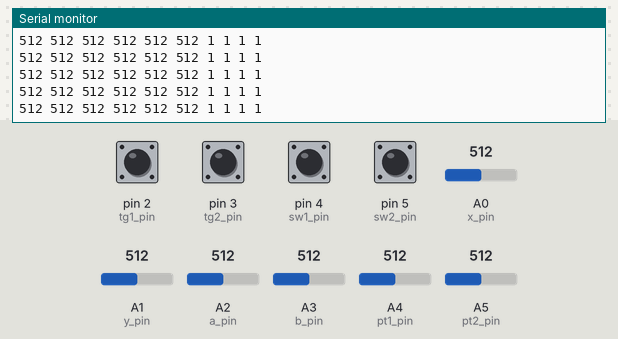
The sketch below on a simulated Arduino Uno, built with avr-gcc and run on an emulated ATmega328P. Shown: the last lines printed to the serial monitor. The test bench sets the inputs (shaded band); at power-on: pin 2 (tg1_pin), pin 3 (tg2_pin), pin 4 (sw1_pin), pin 5 (sw2_pin) HIGH, A0 (x_pin) = 512, A1 (y_pin) = 512, A2 (a_pin) = 512, A3 (b_pin) = 512, A4 (pt1_pin) = 512, A5 (pt2_pin) = 512. No radio packets arrive unless stated.

Above: at 1.2 s.
1.3 s: A0 (x_pin) set to 111
At 2.1 s:
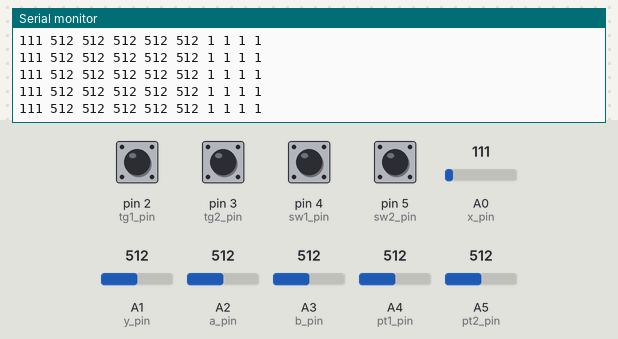
4.3 s: A0 (x_pin) set to 94
At 5.4 s:
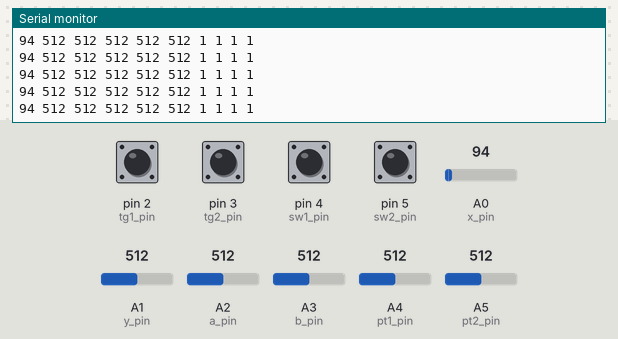
10.3 s: A1 (y_pin) set to 106
At 11.1 s:
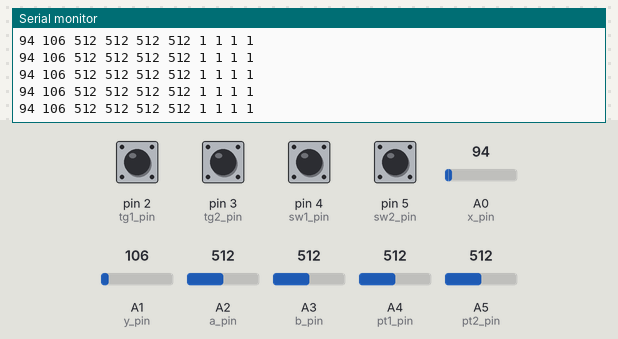
11.8 s: A1 (y_pin) set to 92
At 12.4 s:
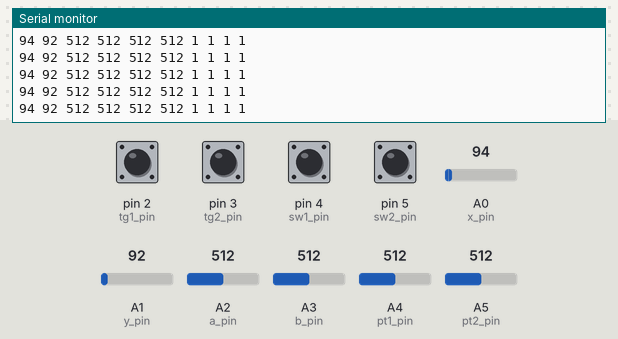
Timing chart, 0 to 14.8 s (numbered marks = the images above; inputs shaded):
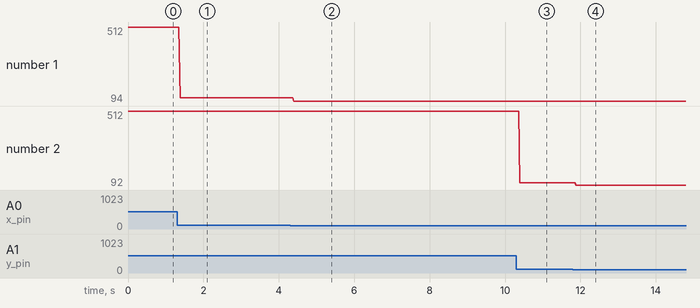

The sketch:

Controller_Arduino_Code.ino
```cpp
/*
Emre Kalem, 04.2025 Eskisehir,Turkiye

CE Pin: 9,
CSN Pin: 10,
SCK Pin: 13,
MOSI Pin: 11
MISO Pin: 12


Before uploading please install RF24 Library,
--> Sketch / Include Library / Manage Libraries / Search RF24 by TMRh20 / Install

*/


#include  <SPI.h>
#include "nRF24L01.h"
#include "RF24.h"

int message[10];

int x;
int y;
int a;
int b;
int sw1;
int sw2;
int tg1;
int tg2;
int pt1;
int pt2;

const int x_pin = A0; // Joystick1 X Axis
const int y_pin = A1; // Joystick1 Y Axis
const int a_pin = A2; // Joystick2 X Axis
const int b_pin = A3; // Joystick2 Y Axis
const int pt1_pin = A4; // pot 1
const int pt2_pin = A5; // pot 2

const int sw1_pin = 4; // Joystick 1 Switch
const int sw2_pin = 5; // Joystick 2 Switch
const int tg1_pin = 2; // toggle switch 1
const int tg2_pin = 3; // toggle switch 2


RF24 transmitter(9,10);  //CE-CSN
const uint64_t kanal = 0xE8E8F0F0E1LL;


void setup()
{
  pinMode(x_pin, INPUT);
  pinMode(y_pin, INPUT);
  pinMode(a_pin, INPUT);
  pinMode(b_pin, INPUT);
  pinMode(pt1_pin, INPUT);
  pinMode(pt2_pin, INPUT);

  pinMode(sw1_pin, INPUT_PULLUP);
  pinMode(sw2_pin, INPUT_PULLUP);
  pinMode(tg1_pin, INPUT_PULLUP);
  pinMode(tg2_pin, INPUT_PULLUP);

  Serial.begin(9600);
  transmitter.begin();
  transmitter.openWritingPipe(kanal);


}

void loop()
{
  x = analogRead(x_pin);
  y = analogRead(y_pin);
  a = analogRead(a_pin);
  b = analogRead(b_pin);
  pt1 = analogRead(pt1_pin);
  pt2 = analogRead(pt2_pin);

  sw1 = digitalRead(sw1_pin);
  sw2 = digitalRead(sw2_pin);
  tg1 = digitalRead(tg1_pin);
  tg2 = digitalRead(tg2_pin);
  message[0] = x;
  message[1] = y;
  message[2] = a;
  message[3] = b;
  message[4] = pt1;
  message[5] = pt2;
  message[6] = tg1;
  message[7] = tg2;
  message[8] = sw1;
  message[9] = sw2;


  transmitter.write(message, sizeof(message));
  Serial.print(x);
  Serial.print(" ");
  Serial.print(y);
  Serial.print(" ");
  Serial.print(a);
  Serial.print(" ");
  Serial.print(b);
  Serial.print(" ");
  Serial.print(pt1);
  Serial.print(" ");
  Serial.print(pt2);
  Serial.print(" ");
  Serial.print(tg1);
  Serial.print(" ");
  Serial.print(tg2);
  Serial.print(" ");
  Serial.print(sw1);
  Serial.print(" ");
  Serial.println(sw2);

}
```

Measured:
- after the input at 1.3 s, the serial monitor: prints a new line after 0.08 s (image 1)
- after the input at 4.3 s, the serial monitor: prints a new line after 0.10 s (image 2)
- after the input at 10.3 s, the serial monitor: prints a new line after 0.09 s (image 3)
- after the input at 11.8 s, the serial monitor: prints a new line after 0.09 s (image 4)
- plotted number 1: 512 → 111 after the input at 1.3 s, 111 → 94 after the input at 4.3 s
- plotted number 2: 512 → 106 after the input at 10.3 s, 106 → 92 after the input at 11.8 s
